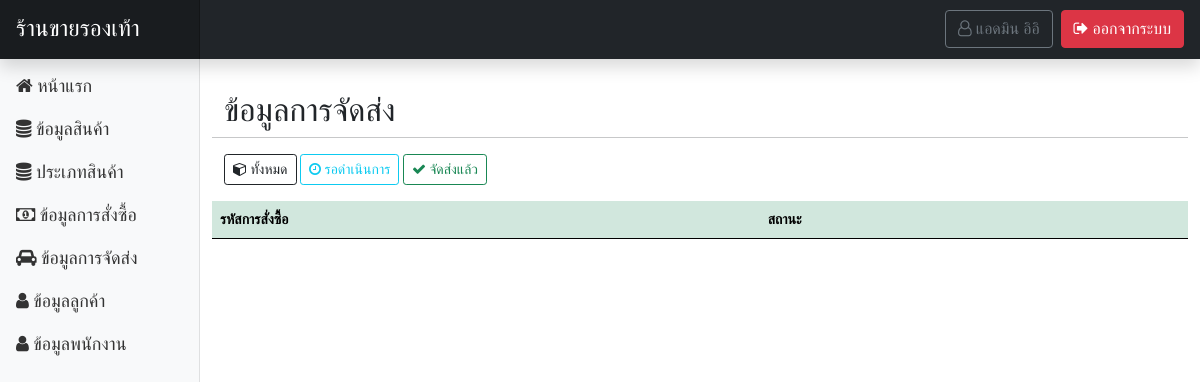
The app's page /page-admin/shipment_show.php (signed in), older data.
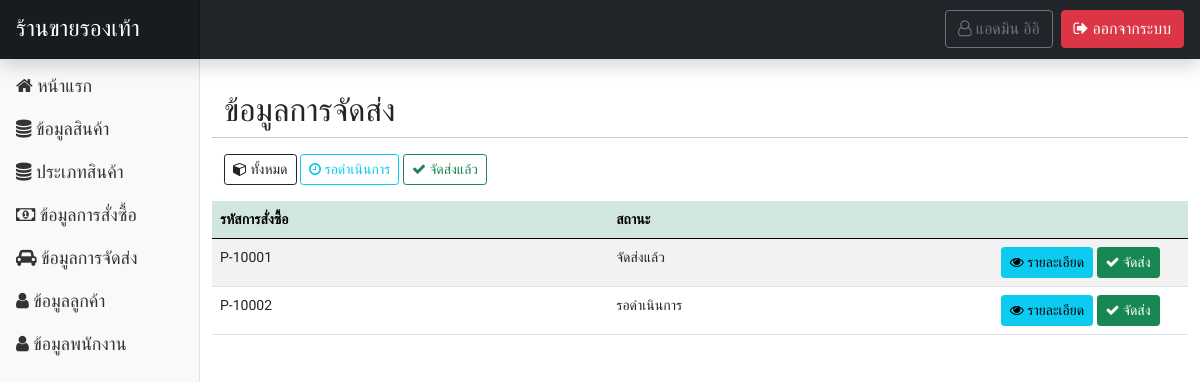
The same page, newer data.
### tables this page shows
CREATE TABLE `tbl_shipment` (
  `sm_id` int(50) NOT NULL,
  `sm_company` varchar(255) NOT NULL,
  `sm_code` varchar(255) NOT NULL,
  `sm_date` varchar(255) NOT NULL,
  `sm_pm_code` varchar(255) NOT NULL,
  `sm_status` varchar(255) NOT NULL
);

### functions.php (called while the page is built, shortened)
<?php
class ConnectDB
{
    protected $db;
    function __construct()
    {
        $DB_HOST = "localhost";
        $DB_USER = "root";
        $DB_PASS = "";
        $DB_NAME = "stoe_store";
        $con = new mysqli($DB_HOST, $DB_USER, $DB_PASS, $DB_NAME);
        $con->set_charset("utf8");
        $this->db = $con;
    }
    function query($data)
    {
        $result = $this->db->query($data);
        if ($result == true) {
            return $result;
        } else {
            echo "Error to query.!!";
        }
    }
}
class User extends ConnectDB
{
    function userGetById($id)
    {
        $result = $this->db->query("SELECT * FROM tbl_user WHERE u_id = '$id' ");
        $row = $result->fetch_all(MYSQLI_ASSOC);
        return $row;
    }
}

### page-admin/shipment_show.php (the view, shortened to what this page needs)
<?php include('header.php'); ?>
</head>
<?php
$obj = new ConnectDB();
$objModal = new ConnectDB();
if (isset($_GET['display'])) {
    switch ($_GET['display']) {
        case 'success':
            $result = $obj->query("SELECT * FROM tbl_shipment as sm INNER JOIN tbl_payment AS pm ON sm.sm_pm_code = pm.pm_code INNER JOIN tbl_user as u ON pm.pm_u_id = u.u_id WHERE sm.sm_status = 'จัดส่งแล้ว' ");
            break;
        case 'wait':
            $result = $obj->query("SELECT * FROM tbl_shipment as sm INNER JOIN tbl_payment AS pm ON sm.sm_pm_code = pm.pm_code INNER JOIN tbl_user as u ON pm.pm_u_id = u.u_id WHERE sm.sm_status = 'รอดำเนินการ' ");
            break;
    }
} else {
    $result = $obj->query("SELECT * FROM tbl_shipment as sm INNER JOIN tbl_payment AS pm ON sm.sm_pm_code = pm.pm_code INNER JOIN tbl_user as u ON pm.pm_u_id = u.u_id ");
}
?>
<body>
    <?php include('navbar.php'); ?>
    <div class="container-fluid">
        <div class="row my-4">
            <?php include('sidebar.php'); ?>
            <main class="col-md-9 ms-sm-auto col-lg-10 px-md-4">
                <div class="row mt-2">
                    <h2>ข้อมูลการจัดส่ง</h2>
                    <hr>
                    <div class="row mb-3">
                        <div class="col-md-12">
                            <a href="shipment_show.php" class="btn btn-sm btn-outline-dark"><i class="fa fa-cube" aria-hidden="true"></i> ทั้งหมด</a>
                            <a href="?display=wait" class="btn btn-sm btn-outline-info"><i class="fa fa-clock-o" aria-hidden="true"></i> รอดำเนินการ</a>
                            <a href="?display=success" class="btn btn-sm btn-outline-success"><i class="fa fa-check" aria-hidden="true"></i> จัดส่งแล้ว</a>
                        </div>
                    </div>
                    <table id="dtb" class="table table-striped table-hover" style="width:100%">
                        <thead>
                            <tr class="table-success">
                                <th>รหัสการสั่งซื้อ</th>
                                <th>สถานะ</th>
                                <th></th>
                            </tr>
                        </thead>
                        <tbody>
                            <?php while ($row = $result->fetch_array()) { ?>
                                <tr>
                                    <td><?= $row['sm_pm_code']; ?></td>
                                    <td><?= $row['sm_status']; ?></td>
                                    <td width="20%">
                                        <?php if (isset($_GET['display']) && $_GET['display'] == 'success') { ?>
                                            <button class="btn btn-sm btn-info m-0" type="button" data-bs-toggle="modal" data-bs-target="#ModalSuccess<?= $row['sm_id'] ?>"><i class="fa fa-eye" aria-hidden="true"></i> รายละเอียด</button>
                                        <?php } else { ?>
                                            <button class="btn btn-sm btn-info m-0" type="button" data-bs-toggle="modal" data-bs-target="#Modal<?= $row['sm_id'] ?>"><i class="fa fa-eye" aria-hidden="true"></i> รายละเอียด</button>
                                            <a href="shipment_add.php?id=<?= $row['sm_id']; ?>&code=<?= $row['sm_pm_code']; ?>" class="btn btn-sm btn-success m-0"><i class="fa fa-check" aria-hidden="true"></i> จัดส่ง</a>
                                        <?php } ?>
                                    </td>
                                </tr>
                                                            <?php
                                                            $resultModal = $objModal->query("SELECT * FROM tbl_payment_list as pl INNER JOIN tbl_cargo as cg ON pl.pl_cg_id=cg.cg_id WHERE  pl.pl_pm_code = '" . $row['pm_code'] . "' ");
                                                            ?>
                            <?php } ?>
                        </tbody>
                    </table>
                </div>
            </main>
        </div>
    </div>
    <?php include('call_datatable.php'); ?>
</body>
</html>

Row changes from the older to the newer data that the page shows:
added tbl_shipment: sm_pm_code "P-10001", sm_status "จัดส่งแล้ว"
added tbl_shipment: sm_pm_code "P-10002", sm_status "รอดำเนินการ"
